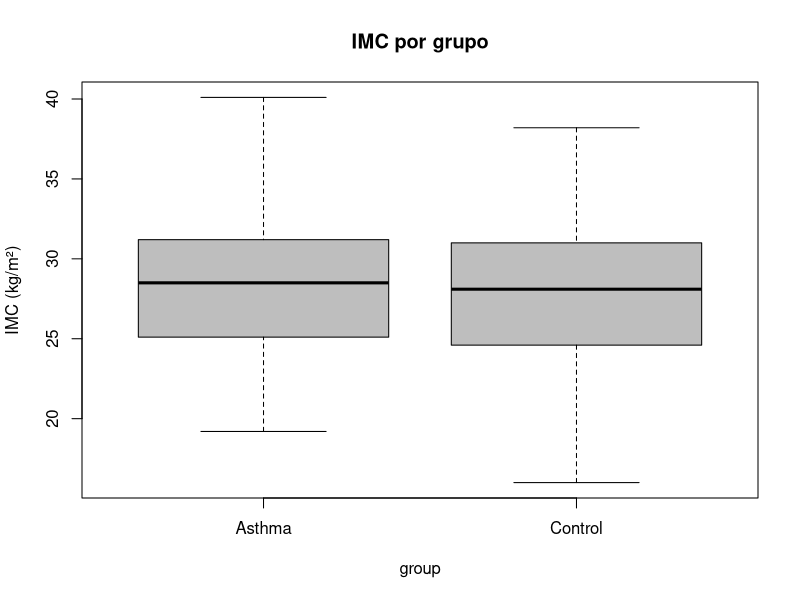
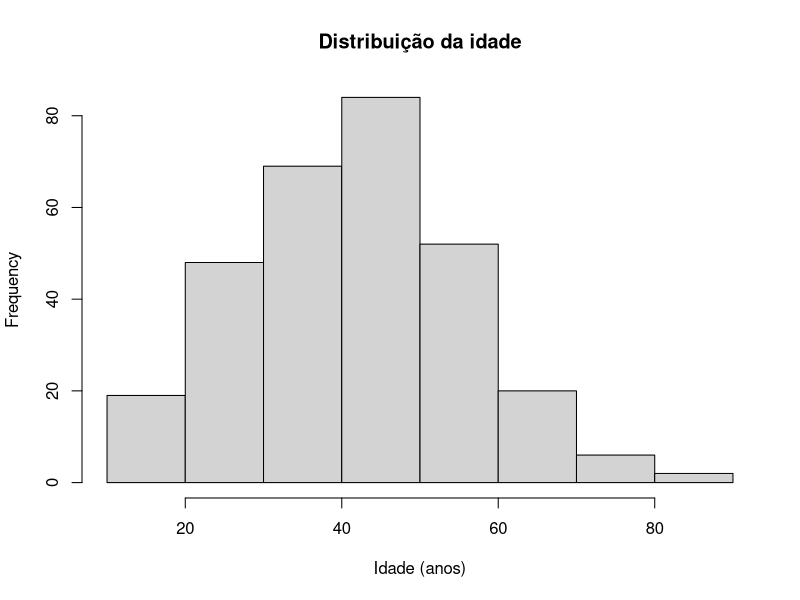
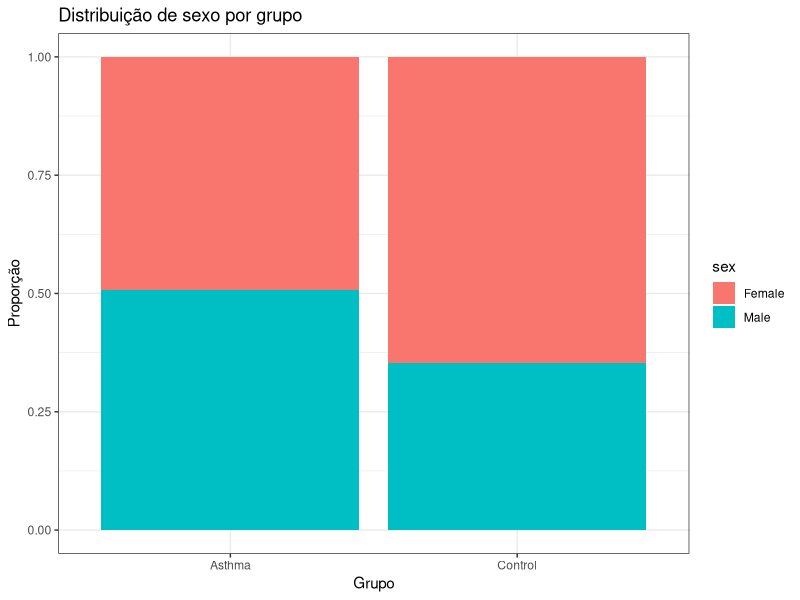
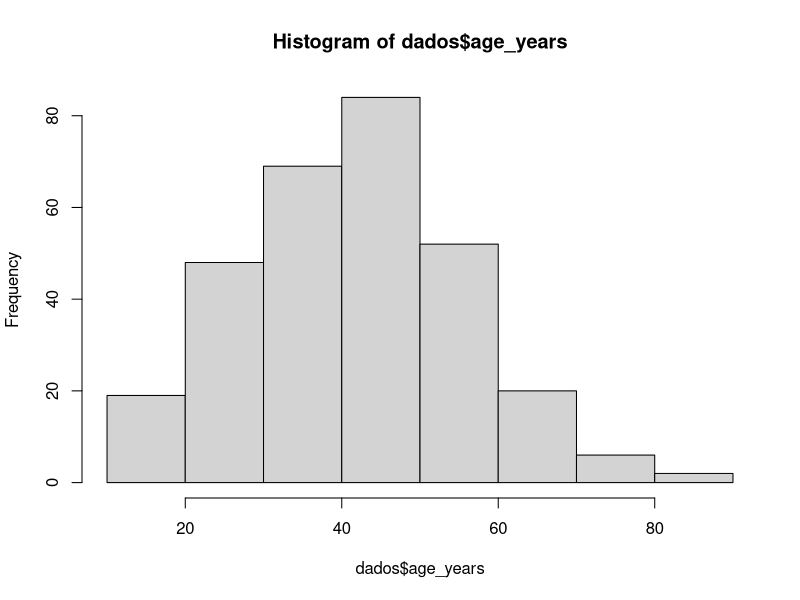
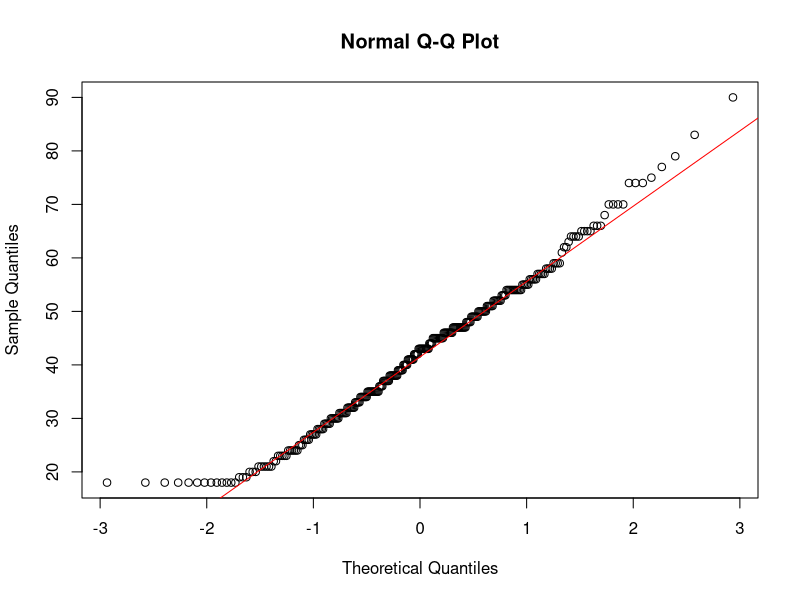
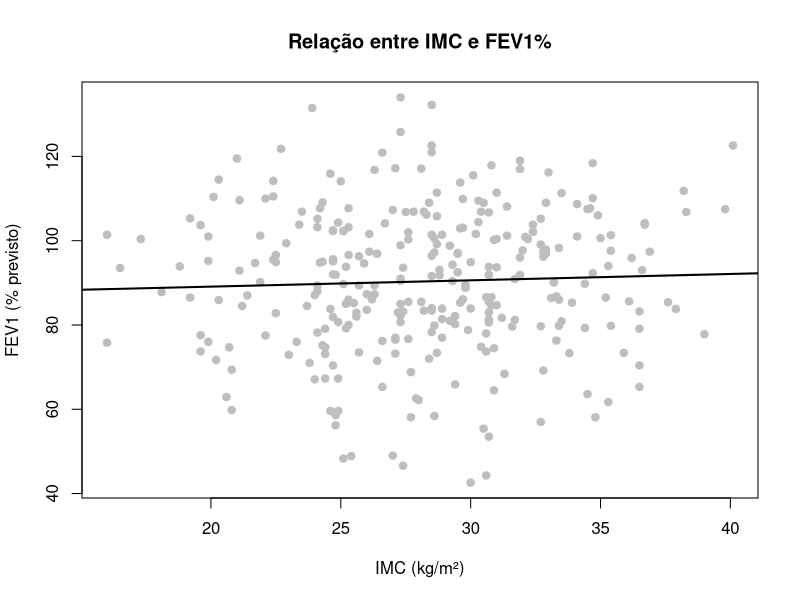

Reproduce these figures in R, in order.
# ==========================================================  # título da aula no script
# AULA PRÁTICA – ESTATÍSTICA DESCRITIVA E INFERENCIAL        # tema geral
# Dataset: asma vs controle (300 pacientes)                  # contexto do banco
# ==========================================================  # separador visual

# ----------------------------------------------------------  # seção de diretório
# 0) DEFINIR O DIRETÓRIO DE TRABALHO                          # onde estão seu .R e .xlsx
# ----------------------------------------------------------  

setwd("/Users/fredericofriedrich/Desktop/Data Analyst : R/Practical Statistics in Medicine with R")  # defina seu diretório
getwd()                        # confirma o diretório atual
list.files()                   # lista arquivos na pasta (confira se o .xlsx está aqui)

# ----------------------------------------------------------  # seção de pacotes
# 1) INSTALAÇÃO E CARREGAMENTO DE PACOTES                    # 1ª vez no R
# ----------------------------------------------------------  

install.packages("readxl")        # instala pacote para ler planilhas Excel (.xlsx)
install.packages("dplyr")         # instala pacote para manipulação e resumo de dados
install.packages("ggplot2")       # instala pacote para criar gráficos
# (opcionais para importações diversas, se desejar demonstrar futuramente)
# install.packages("haven")       # para SPSS/Stata/SAS
# install.packages(c("DBI","RSQLite"))  # para bancos SQL locais (SQLite)

library(readxl)                   # carrega o readxl (leitura de .xlsx)
library(dplyr)                    # carrega o dplyr (gramática de dados)
library(ggplot2)                  # carrega o ggplot2 (visualização)

# ----------------------------------------------------------  # seção de importação de exemplos
# 2) MODELOS DE IMPORTAÇÃO DE BANCOS DE DADOS                 # exemplos comuns no ambiente médico
# ----------------------------------------------------------  # 
# Estes exemplos NÃO serão executados durante a aula.
# Servem apenas para ilustrar como ler diferentes formatos de arquivos.

# ---- Leitura de arquivos CSV (separados por vírgula) ----
# dados <- read.csv("arquivo.csv", sep = ",", header = TRUE)

# ---- Leitura de arquivos delimitados por ponto e vírgula (ex.: exportações do REDCap) ----
# dados <- read.csv2("arquivo.csv", sep = ";", header = TRUE)

# ---- Leitura de arquivos TXT (tabulados) ----
# dados <- read.table("arquivo.txt", sep = "\t", header = TRUE)

# ---- Leitura de arquivos SAV (SPSS) ----
# library(haven)
# dados <- read_sav("arquivo.sav")

# ---- Leitura de arquivos DTA (Stata) ----
# library(haven)
# dados <- read_dta("arquivo.dta")

# ---- Leitura de arquivos RDS (formato nativo do R) ----
# dados <- readRDS("arquivo.rds")

# ---- Leitura de bancos SQL (via DBI + RSQLite) ----
# library(DBI)
# con <- dbConnect(RSQLite::SQLite(), "banco.sqlite")
# dados <- dbReadTable(con, "tabela_nome")
# dbDisconnect(con)

# ----------------------------------------------------------  # seção de importação 
# 3) IMPORTAR O BANCO DE DADOS                                # ler o arquivo da aula
# ----------------------------------------------------------  

dados <- read_excel("asthma_dataset_2025-10-15.xlsx", sheet = "data")   # importa a planilha "data"

head(dados)                        # visualiza as 6 primeiras linhas para checagem rápida
View(dados)                        # abre a base em visualização tipo planilha no RStudio

# ==========================================================  # seção de exploração
# 4) EXPLORAÇÃO INICIAL DO BANCO DE DADOS                    # conhecer a estrutura
# ==========================================================  

names(dados)                       # lista os nomes das variáveis (colunas)
str(dados)                         # mostra tipos de dados e exemplo de valores por coluna
summary(dados)                     # resumo estatístico geral (mín, máx, média, quartis)
dim(dados)                         # retorna número de linhas (n) e colunas (p)
colSums(is.na(dados))              # conta quantos NA existem em cada coluna

# ==========================================================  # seção de resumos por grupo
# 5) ESTATÍSTICAS RESUMIDAS POR GRUPO                        # comparar asma vs controle
# ==========================================================  

table(dados$group)                 # n de participantes por grupo (asma vs controle)

dados %>%                          # início do fluxo (pipe) sobre a base
  group_by(group) %>%              # agrupa linhas por grupo (condicional ao grupo)
  summarise(                       # inicia resumo por grupo
    media_idade = mean(age_years), # média da idade por grupo
    dp_idade = sd(age_years)       # desvio padrão da idade por grupo
  )                                # encerra o summarise

dados %>%                          # novo fluxo de resumo de IMC
  group_by(group) %>%              # agrupa por grupo
  summarise(                       # calcula medidas robustas e quartis
    mediana_bmi = median(bmi),     # mediana do IMC
    Q1_bmi = quantile(bmi, 0.25),  # primeiro quartil (25%)
    Q3_bmi = quantile(bmi, 0.75),  # terceiro quartil (75%)
    IQR_bmi = IQR(bmi)             # intervalo interquartil (Q3 - Q1)
  )                                # encerra o summarise

dados %>%                          # novo fluxo para proporções
  group_by(group) %>%              # agrupa por grupo
  summarise(                       # resumo por grupo
    fumantes_atuais_pct =          # nome da coluna de resultado
      mean(smoking_status == "Current") * 100  # % de fumantes atuais por grupo
  )                                # encerra o summarise

table(dados$group, dados$sex)      # tabela cruzada (grupo x sexo) em contagens

# ==========================================================  # seção de descritiva geral
# 6) ESTATÍSTICA DESCRITIVA GERAL                            # medidas simples
# ==========================================================  # separador

mean(dados$age_years)              # média da idade (todos os participantes)
median(dados$age_years)            # mediana da idade (robusta a outliers)
sd(dados$age_years)                # desvio padrão da idade (dispersão)

mean(dados$bmi)                    # média do IMC
median(dados$bmi)                  # mediana do IMC
quantile(dados$bmi, c(0.25,0.75))  # Q1 e Q3 do IMC (25% e 75%)
IQR(dados$bmi)                     # IQR do IMC (Q3 - Q1)

# Exemplo combinado de saída amigável: mediana [Q1 – Q3]
paste0("IMC: ", round(median(dados$bmi),1),
       " [", round(quantile(dados$bmi,0.25),1), " – ",
       round(quantile(dados$bmi,0.75),1), "]")     # string pronta para relatório

prop.table(                                        # calcula proporções por linha
  table(dados$group, dados$allergic_rhinitis),     # tabela grupo x rinite
  1                                                # margem 1 = por linha (dentro do grupo)
) * 100                                            # converte proporções em %

# ==========================================================  # seção de gráficos
# 7) GRÁFICOS SIMPLES                                        # visualizações básicas
# ==========================================================  

boxplot(bmi ~ group, data = dados,                  # boxplot: IMC (y) por grupo (x)
        main = "IMC por grupo",                     # título do gráfico
        ylab = "IMC (kg/m²)",                       # rótulo do eixo y
        col = "gray")                               # cor cinza (evitar cores fortes)

hist(dados$age_years,                               # histograma da idade
     main = "Distribuição da idade",                # título do gráfico
     xlab = "Idade (anos)",                         # rótulo do eixo x
     col = "lightgray")                             # cor cinza clara

# (opcional com ggplot2) barra empilhada de sexo por grupo:
ggplot(dados, aes(x = group, fill = sex)) +         # mapeia grupo no x e sexo na cor
  geom_bar(position = "fill") +                     # barras empilhadas normalizadas (proporção)
  labs(y = "Proporção", x = "Grupo",                # rótulos dos eixos
       title = "Distribuição de sexo por grupo") +  # título do gráfico
  theme_bw()                                        # tema em preto-e-branco (limpo)

# ==========================================================  # seção de tabelas & proporções
# 8) TABELAS CRUZADAS E PROPORÇÕES                          # frequências relativas
# ==========================================================  

table(dados$sex)                                    # contagem simples de sexo
table(dados$group, dados$allergic_rhinitis)         # tabela cruzada grupo x rinite (contagem)
prop.table(table(dados$group, dados$allergic_rhinitis), 1) * 100   # % por linha (grupo)

# ==========================================================  # seção de testes
# 9) TESTES ESTATÍSTICOS BÁSICOS                            # inferência introdutória
# ==========================================================  

shapiro.test(dados$age_years[1:500])                # teste de normalidade (Shapiro); usa <=500 obs *(LIMITADO)*
hist(dados$age_years)                               # histograma da idade
qqnorm(dados$age_years)                             # gráfico Q-Q (quantis teóricos vs observados)
qqline(dados$age_years, col="red")                  # linha de referência da normalidade

t.test(fev1_percent_predicted ~ group, data = dados) # teste t: compara FEV1% entre grupos
wilcox.test(bmi ~ group, data = dados)              # Mann-Whitney: compara IMC entre grupos (não paramétrico)

tab <- table(dados$group, dados$allergic_rhinitis)  # cria tabela 2x2 de grupo x rinite
chisq.test(tab)                                     # teste qui-quadrado de associação
fisher.test(tab)                                    # teste exato de Fisher (se células pequenas)

cor.test(dados$fev1_percent_predicted,              # correlação entre FEV1% (numérico)
         dados$bmi, method = "spearman")            # e IMC (numérico) via Spearman (não paramétrica)

cor.test(dados$fev1_percent_predicted,              # correlação entre FEV1%
         dados$age_years, method = "pearson")       # e idade via Pearson (assume normalidade)

# ==========================================================  # seção de modelos logísticos
# 10) REGRESSÃO LOGÍSTICA                                   # desfecho binário (asma vs controle)
# ==========================================================  

dados$asma <- ifelse(dados$group == "Asthma", 1, 0) # cria variável binária: 1=asma, 0=controle

modelo_log1 <- glm(asma ~ allergic_rhinitis,        # modelo logístico simples: rinite → asma
                   data = dados, family = "binomial")  # família binomial = regressão logística
summary(modelo_log1)                                 # exibe coeficientes (log-OR), erros, p-valores
round(
  exp(cbind(OR = coef(modelo_log1),                  # transforma coeficientes em OR
            confint(modelo_log1))), 2)              # e calcula IC95% das OR (arredonda em 2 casas)

modelo_log2 <- glm(asma ~ allergic_rhinitis +       # modelo logístico ajustado (controle de confusão)
                     age_years + sex + bmi,         # ajusta por idade, sexo e IMC
                   data = dados, family = "binomial")  # família binomial (logística)
summary(modelo_log2)                                 # resultados do modelo ajustado
exp(cbind(OR = coef(modelo_log2),                   # OR ajustadas
          confint(modelo_log2)))                    # IC95% das OR ajustadas

# Interpretação: OR > 1 aumenta chance de asma; OR < 1 reduz chance de asma  # dica didática

# ==========================================================  # seção de modelos lineares
# 11) REGRESSÃO LINEAR                                      # desfecho numérico (FEV1% previsto)
# ==========================================================  

modelo_lin1 <- lm(fev1_percent_predicted ~ bmi,     # modelo linear simples: FEV1% ~ IMC
                  data = dados)                     # usa toda a base
summary(modelo_lin1)                                 # coeficientes, erro, t, p e R²

modelo_lin2 <- lm(fev1_percent_predicted ~          # modelo linear ajustado: inclui covariáveis
                    bmi + age_years + sex +         # IMC, idade, sexo
                    smoking_status,                 # tabagismo
                  data = dados)                     # base de dados
summary(modelo_lin2)                                 # resultados com ajuste

plot(dados$bmi, dados$fev1_percent_predicted,       # gráfico de dispersão (IMC x FEV1%)
     main = "Relação entre IMC e FEV1%",            # título
     xlab = "IMC (kg/m²)", ylab = "FEV1 (% previsto)",  # rótulos
     pch = 19, col = "gray")                        # pontos cinza (visual neutro)
abline(modelo_lin1, col = "black", lwd = 2)         # adiciona a reta do modelo simples

# Dicas: coeficiente do IMC indica variação média no FEV1% por 1 unidade de IMC     # interpretação
# p-valor testa se o coeficiente é diferente de 0; R² indica proporção explicada     # interpretação

# ==========================================================  # exercícios
# 12) EXERCÍCIOS PRÁTICOS                                   # para os alunos praticarem
# ==========================================================  

# 1. Calcule a média e a mediana da idade por grupo.         # exercício de resumo por grupo
# 2. Crie um boxplot de FEV1% por grupo.                      # exercício de visualização
# 3. Teste se há diferença de IMC entre asmáticos e controles.# teste não paramétrico (ou t-test se normal)
# 4. Teste se há associação entre asma e refluxo gastroesofágico. # qui-quadrado ou Fisher
# 5. Ajuste um modelo logístico com 2 variáveis preditoras.    # prática de glm binomial
# 6. Ajuste um modelo linear com FEV1% como desfecho.          # prática de lm
